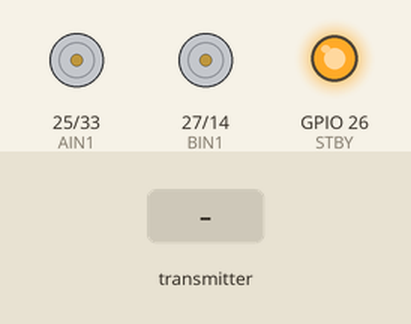
This program was run on a simulated ESP32-S2. On the bench: motor-driver pin pairs drawn as motors (green arrow = first pin HIGH = forward, orange = second pin HIGH = backward, longer = more drive, scaled by the enable pin, stopped while the standby pin is LOW), output pins drawn as LEDs (lit = HIGH). The inputs (shaded band) are chosen by the test bench.

Above: at 1.2 s.
1.3 s: the transmitter starts sending v1 = 1024
At 2.3 s:
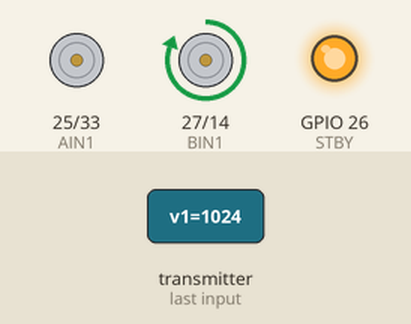
2.8 s: the transmitter starts sending v2 = 1024
At 3.5 s:
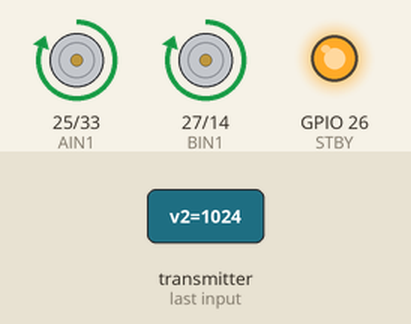
4.3 s: the transmitter starts sending v1 = 0
At 4.6 s:
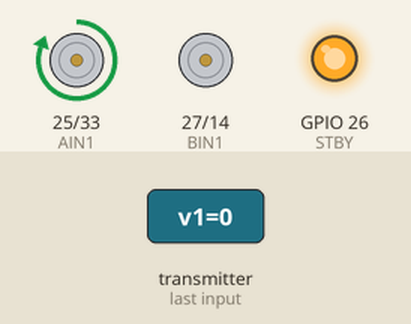
Timing chart, 0 to 7.3 s (numbered marks = the images above; inputs shaded):
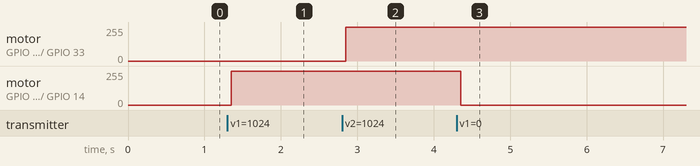

Measured:
- after the input at 1.3 s, motor on GPIO 27 (BIN1) / GPIO 14 (BIN2): stopped → forward 255/255 after 0.05 s
- after the input at 2.8 s, motor on GPIO 25 (AIN1) / GPIO 33 (AIN2): stopped → forward 255/255 after 0.05 s
- after the input at 4.3 s, motor on GPIO 27 (BIN1) / GPIO 14 (BIN2): forward 255/255 → stopped after 0.05 s

The program:

main.cpp
```cpp
#include <Arduino.h>
#include <motor.hpp>
#include <comunicacao.hpp>

//Bibliotecas para controle dos motores e comunicação via ESP-NOW
void setup() {
    Serial.begin(115200);
    motorSetup();
    comunicacaoSetup();
}

//Loop principal para ler as velocidades dos motores e controlá-los
void loop() {
    mensagem speeds = getMotorSpeeds();
    controlMotors(speeds.v1, speeds.v2);
}
```

comunicacao.cpp
```cpp
#include <Arduino.h>
#include <WiFi.h>
#include <esp_now.h>
#include "comunicacao.hpp"
/* Bibliotecas arduino, ESP-NOW, Wi-fi para realização de operações e
Estrutura de comunicação.*/

//Variável global para armazenar a última mensagem recebida
static volatile mensagem receivedSpeeds =  {0, 0, 0};

//Função de callback para receber dados via ESP-NOW
void OnDataRecv(const uint8_t *mac, const uint8_t *incomingData, int len) {

    //Verificar se o tamanho da mensagem recebida é o esperado
    if (len != sizeof(mensagem)) {
        Serial.println("Erro: tamanho de mensagem incorreto");
        return;
    }

    //Copiar os dados recebidos para uma estrutura temporária para processamento
    mensagem temp;
    memcpy(&temp, incomingData, sizeof(temp));

    uint8_t checksumCalculado = temp.v1 + temp.v2;

    //Verificar se o checksum calculado corresponde ao checksum recebido
    if (temp.checksum != checksumCalculado) {
        Serial.println("Erro: checksum inválido");
        return;
    }

   //Se o checksum for válido, atualizar a variável global com os novos valores de velocidade
    memcpy((void*)&receivedSpeeds, &temp, sizeof(temp));
}

//Função de configuração para inicializar o ESP-NOW e configurar o modo Wi-Fi
void comunicacaoSetup() {

    WiFi.mode(WIFI_STA);

    if (esp_now_init() != ESP_OK) {
        Serial.println("Erro ao iniciar ESP-NOW");
        return;
    }

    //Registrar a função de callback para receber dados via ESP-NOW
    esp_now_register_recv_cb(OnDataRecv);
}

//Função para obter as velocidades dos motores a partir da variável global
mensagem getMotorSpeeds() {
    mensagem temp;

    temp.v1 = receivedSpeeds.v1;
    temp.v2 = receivedSpeeds.v2;
    temp.checksum = receivedSpeeds.checksum;
    return temp;
}
```

comunicacao.hpp
```cpp
#ifndef COMUNICACAO_HPP
#define COMUNICACAO_HPP
//Include guard para evitar múltiplas inclusões do cabeçalho

struct mensagem {
    int v1; //Velocidade do motor 1
    int v2; //Velocidade do motor 2
    uint8_t checksum;
};

//Funções para inicializar a comunicação e obter as velocidades dos motores
void comunicacaoSetup();
mensagem getMotorSpeeds();

#endif
```

motor.cpp
```cpp
#include <Arduino.h>
#include "motor.hpp"

//Definição dos pinos para controle dos motores
void motorSetup() {
    pinMode(PWMA, OUTPUT);
    pinMode(PWMB, OUTPUT);
    pinMode(AIN1, OUTPUT);
    pinMode(AIN2, OUTPUT);
    pinMode(BIN1, OUTPUT);
    pinMode(BIN2, OUTPUT);
    pinMode(STBY, OUTPUT);
}

//Função para controlar os motores com base nas velocidades recebidas
void controlMotors(int left, int right) {

    //Definir limites para as velocidades dos motores para evitar valores fora do intervalo permitido
    if (left > 255) left = 255;
    if (left < -255) left = -255;
    if (right > 255) right = 255;
    if (right < -255) right = -255;

    //Ativar o modo de controle dos motores ligando o pino de standby
    digitalWrite(STBY, HIGH);

    //Configurar a direção dos motores com base no sinal de velocidade
    if (left > 0) {
        digitalWrite(BIN1, HIGH);
        digitalWrite(BIN2, LOW);
    } else if (left < 0) {
        left = -left;
        digitalWrite(BIN1, LOW);
        digitalWrite(BIN2, HIGH);
    } else {
        digitalWrite(BIN1, LOW);
        digitalWrite(BIN2, LOW);
    }

    if (right > 0) {
        digitalWrite(AIN1, HIGH);
        digitalWrite(AIN2, LOW);
    } else if (right < 0) {
        right = -right;
        digitalWrite(AIN1, LOW);
        digitalWrite(AIN2, HIGH);
    } else {
        digitalWrite(AIN1, LOW);
        digitalWrite(AIN2, LOW);
    }

    //Controlar a velocidade dos motores usando PWM
    analogWrite(PWMB, left);
    analogWrite(PWMA, right);
}

//Função para parar os motores desligando o pino de standby
void stop() {
    digitalWrite(STBY, LOW);
}
```

motor.hpp
```cpp
#ifndef MOTOR_HPP
#define MOTOR_HPP
//Include guard para evitar múltiplas inclusões do cabeçalho

//Pinagem para controle dos motores
#include "pino.hpp"

void motorSetup(); // Função para inicializar o controle dos motores
void controlMotors(int left, int right); // Função para controlar os motores
void stop(); // Função para parar os motores

#endif
```

pino.hpp
```cpp
#ifndef PINO_HPP
#define PINO_HPP
//Include guard para evitar múltiplas inclusões do cabeçalho

#define PWMA 32 //Pino de controle de velocidade do motor A
#define AIN1 25 //Pino de controle de direção do motor A
#define AIN2 33 //Pino de controle de direção do motor A

#define BIN1 27 //Pino de controle de direção do motor B
#define BIN2 14 //Pino de controle de direção do motor B
#define PWMB 12 //Pino de controle de velocidade do motor B

#define STBY 26 //Pino de controle de standby

#endif
```
